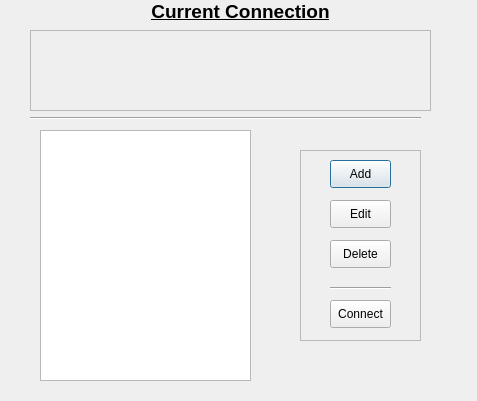
<?xml version="1.0" encoding="UTF-8"?>
<ui version="4.0">
 <class>NMConnect</class>
 <widget class="QDialog" name="NMConnect">
  <property name="geometry">
   <rect>
    <x>0</x>
    <y>0</y>
    <width>477</width>
    <height>401</height>
   </rect>
  </property>
  <property name="windowTitle">
   <string>Dialog</string>
  </property>
  <property name="toolTip">
   <string>&lt;html&gt;&lt;head/&gt;&lt;body&gt;&lt;p&gt;&lt;br/&gt;&lt;/p&gt;&lt;/body&gt;&lt;/html&gt;</string>
  </property>
  <widget class="QListView" name="connections_list">
   <property name="geometry">
    <rect>
     <x>40</x>
     <y>130</y>
     <width>211</width>
     <height>251</height>
    </rect>
   </property>
   <property name="toolTip">
    <string>&lt;html&gt;&lt;head/&gt;&lt;body&gt;&lt;p&gt;select an item from the list, to  add or modify connections use the buttons to the right &lt;/p&gt;&lt;/body&gt;&lt;/html&gt;</string>
   </property>
  </widget>
  <widget class="QFrame" name="frame">
   <property name="geometry">
    <rect>
     <x>300</x>
     <y>150</y>
     <width>121</width>
     <height>191</height>
    </rect>
   </property>
   <property name="frameShape">
    <enum>QFrame::StyledPanel</enum>
   </property>
   <property name="frameShadow">
    <enum>QFrame::Raised</enum>
   </property>
   <widget class="QPushButton" name="add_connection">
    <property name="geometry">
     <rect>
      <x>30</x>
      <y>10</y>
      <width>61</width>
      <height>28</height>
     </rect>
    </property>
    <property name="text">
     <string>Add</string>
    </property>
   </widget>
   <widget class="QPushButton" name="edit_connection">
    <property name="geometry">
     <rect>
      <x>30</x>
      <y>50</y>
      <width>61</width>
      <height>28</height>
     </rect>
    </property>
    <property name="text">
     <string>Edit</string>
    </property>
   </widget>
   <widget class="QPushButton" name="delete_connection">
    <property name="geometry">
     <rect>
      <x>30</x>
      <y>90</y>
      <width>61</width>
      <height>28</height>
     </rect>
    </property>
    <property name="text">
     <string>Delete</string>
    </property>
   </widget>
   <widget class="QPushButton" name="connect">
    <property name="geometry">
     <rect>
      <x>30</x>
      <y>150</y>
      <width>61</width>
      <height>28</height>
     </rect>
    </property>
    <property name="text">
     <string>Connect</string>
    </property>
   </widget>
   <widget class="Line" name="line">
    <property name="geometry">
     <rect>
      <x>30</x>
      <y>130</y>
      <width>61</width>
      <height>16</height>
     </rect>
    </property>
    <property name="orientation">
     <enum>Qt::Horizontal</enum>
    </property>
   </widget>
  </widget>
  <widget class="QLabel" name="label">
   <property name="geometry">
    <rect>
     <x>30</x>
     <y>50</y>
     <width>371</width>
     <height>31</height>
    </rect>
   </property>
   <property name="text">
    <string/>
   </property>
  </widget>
  <widget class="QFrame" name="CurrentConnection">
   <property name="geometry">
    <rect>
     <x>30</x>
     <y>30</y>
     <width>401</width>
     <height>81</height>
    </rect>
   </property>
   <property name="toolTip">
    <string>&lt;html&gt;&lt;head/&gt;&lt;body&gt;&lt;p&gt;current connection will appear here when selected from the list below ...&lt;/p&gt;&lt;/body&gt;&lt;/html&gt;</string>
   </property>
   <property name="frameShape">
    <enum>QFrame::StyledPanel</enum>
   </property>
   <property name="frameShadow">
    <enum>QFrame::Raised</enum>
   </property>
   <widget class="QLabel" name="conn_name">
    <property name="geometry">
     <rect>
      <x>10</x>
      <y>10</y>
      <width>91</width>
      <height>51</height>
     </rect>
    </property>
    <property name="sizePolicy">
     <sizepolicy hsizetype="Fixed" vsizetype="Expanding">
      <horstretch>0</horstretch>
      <verstretch>0</verstretch>
     </sizepolicy>
    </property>
    <property name="text">
     <string/>
    </property>
   </widget>
   <widget class="QLabel" name="conn_description">
    <property name="geometry">
     <rect>
      <x>110</x>
      <y>10</y>
      <width>281</width>
      <height>51</height>
     </rect>
    </property>
    <property name="sizePolicy">
     <sizepolicy hsizetype="Fixed" vsizetype="Fixed">
      <horstretch>0</horstretch>
      <verstretch>0</verstretch>
     </sizepolicy>
    </property>
    <property name="text">
     <string>&lt;html&gt;&lt;head/&gt;&lt;body&gt;&lt;p&gt;&lt;br/&gt;&lt;/p&gt;&lt;/body&gt;&lt;/html&gt;</string>
    </property>
   </widget>
  </widget>
  <widget class="QLabel" name="frame_label">
   <property name="geometry">
    <rect>
     <x>40</x>
     <y>0</y>
     <width>401</width>
     <height>20</height>
    </rect>
   </property>
   <property name="text">
    <string>&lt;html&gt;&lt;head/&gt;&lt;body&gt;&lt;p align=&quot;center&quot;&gt;&lt;span style=&quot; font-size:14pt; font-weight:600; text-decoration: underline;&quot;&gt;Current Connection&lt;/span&gt;&lt;/p&gt;&lt;/body&gt;&lt;/html&gt;</string>
   </property>
  </widget>
  <widget class="Line" name="line_2">
   <property name="geometry">
    <rect>
     <x>30</x>
     <y>110</y>
     <width>391</width>
     <height>16</height>
    </rect>
   </property>
   <property name="orientation">
    <enum>Qt::Horizontal</enum>
   </property>
  </widget>
  <zorder>frame</zorder>
  <zorder>connections_list</zorder>
  <zorder>label</zorder>
  <zorder>CurrentConnection</zorder>
  <zorder>frame_label</zorder>
  <zorder>line_2</zorder>
 </widget>
 <resources/>
 <connections/>
</ui>
